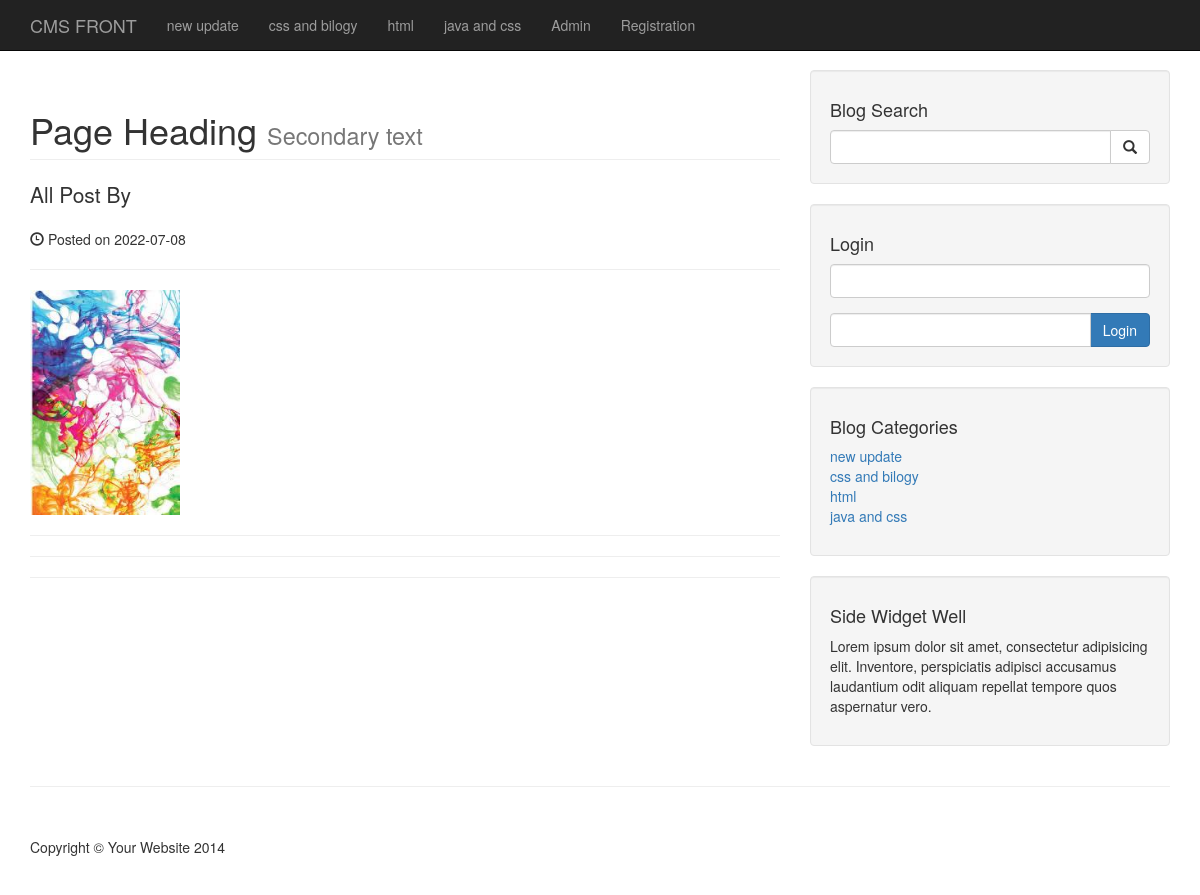
Screenshot of /author.php with the database file from the repository.
### tables this page shows
CREATE TABLE `categories` (
  `cat_id` int(3) NOT NULL,
  `cat_title` varchar(255) NOT NULL
);

CREATE TABLE `post` (
  `post_id` int(3) NOT NULL,
  `post_category_id` int(3) NOT NULL,
  `post_title` varchar(255) NOT NULL,
  `post_author` varchar(255) NOT NULL,
  `post_date` date NOT NULL,
  `post_image` text NOT NULL,
  `post_content` text NOT NULL,
  `post_tags` varchar(255) NOT NULL,
  `post_comment_count` int(11) NOT NULL,
  `post_status` varchar(255) NOT NULL DEFAULT 'draft'
);

### author.php (the view, shortened to what this page needs)
<?php
include_once('includes/functions.php');
include_once('includes/header.php');?>
    <?php include_once('includes/navigation.php');?>
    <div class="container">
        <div class="row">
            <div class="col-md-8">
                <?php
            global $conn;
        $query = "SELECT * FROM `post` WHERE post_author= '$author'";
        $que = mysqli_query($conn,$query);
        while($row = mysqli_fetch_assoc($que)){
          $post_author = $row['post_author'];
          $post_date = $row['post_date'];
          $post_image = $row['post_image'];
                ?>
                <h1 class="page-header">
                    Page Heading
                    <small>Secondary text </small>
                </h1>
                <p class="lead">
                    All Post By  <?php echo $post_author ;  ?>
                </p>
                <p><span class="glyphicon glyphicon-time"></span> Posted on <?php echo $post_date ;  ?></p>
                <hr>
                <img class="img-responsive" src="images/<?php echo $post_image;?>" width="150" alt="image">
                <hr>
                <hr>
        <?php }?>
                <hr>
                </div>
            <?php include_once('includes/sidebar.php');?>
            </div>
        <hr>
        <footer>
            <div class="row">
                <div class="col-lg-12">
                    <p>Copyright &copy; Your Website 2014</p>
                </div>
            </div>
        </footer>
    </div>
<?php include_once('includes/footer.php');?>

### includes/navigation.php (shortened to what this page needs)
<nav class="navbar navbar-inverse navbar-fixed-top" role="navigation">
        <div class="container">
            <div class="navbar-header">
                <a class="navbar-brand" href="index.php">CMS FRONT</a>
            </div>
            <div class="collapse navbar-collapse" id="bs-example-navbar-collapse-1">
                <ul class="nav navbar-nav">
                <?php
            global $conn;
        $query = "SELECT * FROM `categories`";
        $que = mysqli_query($conn,$query);
        while($row = mysqli_fetch_assoc($que)){
         $title = $row['cat_title'];
            echo "<li>
            <a href='#'> $title </a>
        </li>";
        }
                ?>
             <li><a href="./admin/index.php">Admin</a> </li>
              <li><a href="registration.php">Registration</a> </li>
                </ul>
            </div>
        </div>
    </nav>

### includes/sidebar.php (shortened to what this page needs)
<div class="col-md-4">
<div class="well">
    <h4>Blog Search</h4>
    <form action="includes/search.php" method="post">
    <div class="input-group">
        <input type="text"  name="search" class="form-control">
        <span class="input-group-btn">
            <button class="btn btn-default" type="submit" name="submit">
                <span class="glyphicon glyphicon-search"></span>
        </button>
        </span>
    </div>
    </form>
</div>
<div class="well">
    <h4>Login</h4>
    <form action="./login.php" method="post">
    <div class="form-group">
        <input type="text"  name="username" class="form-control">
</div>
<div class="input-group">
<input type="password"  name="password" class="form-control">
<span class="input-group-btn">
            <button class="btn btn-primary" type="submit" name="login">Login</button>
        </span>
    </div>
    </form>
</div>
<?php
            global $conn;
        $query = "SELECT * FROM `categories`";
        $que = mysqli_query($conn,$query);
                        ?>
<div class="well">
    <h4>Blog Categories</h4>
    <div class="row">
        <div class="col-lg-12">
            <ul class="list-unstyled">
            <?php
        while($row = mysqli_fetch_assoc($que)){
        $id = $row['cat_id'];
        $title = $row['cat_title'];
            echo "<li>
            <a href='category.php?category=$id'> $title </a>
        </li>";
        }
?>
            </ul>
        </div>
    </div>
</div>
<?php include_once('widget.php'); ?>
</div>

### css/blog-home.css (style rules this page uses)
body { padding-top: 70px; }
footer { margin: 50px 0; }

### rows the page displays
categories: cat_title "new update"
categories: cat_title "css and bilogy"
categories: cat_title "html"
categories: cat_title "java and css"
post: post_date "2022-07-08", post_image (picture)
